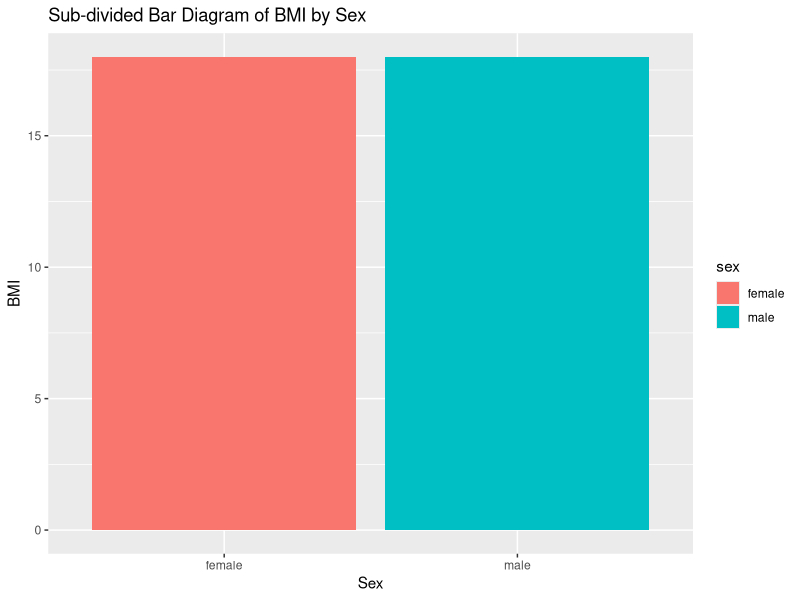
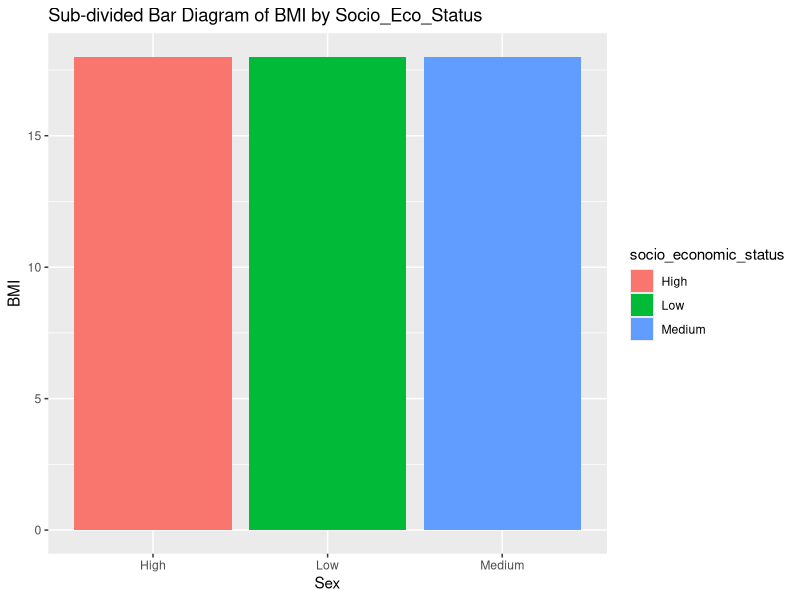
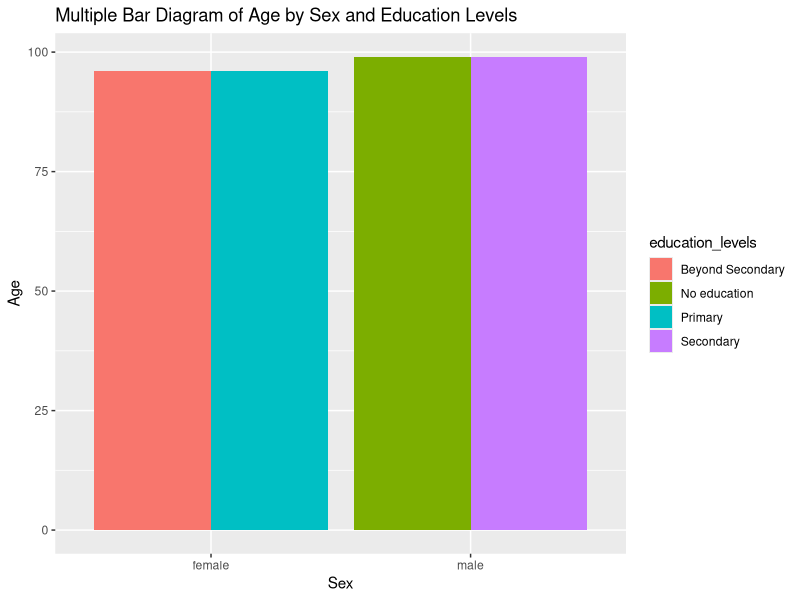
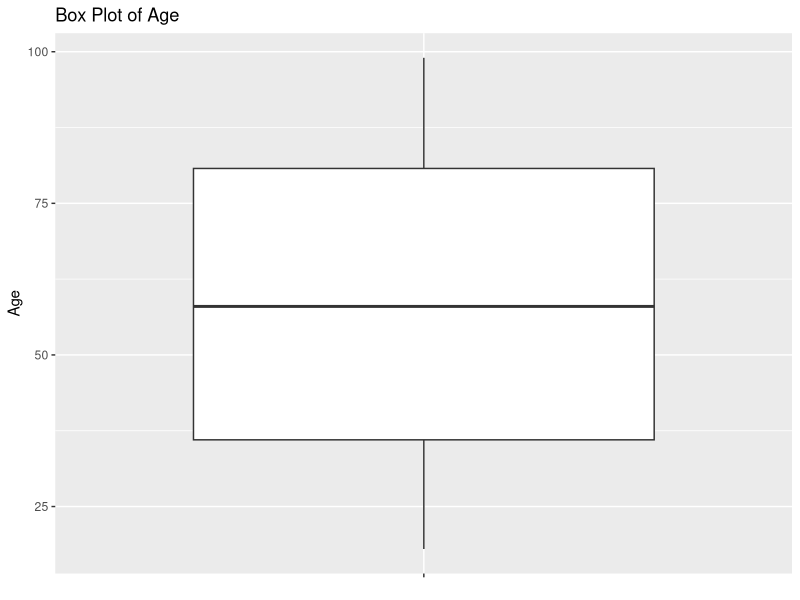
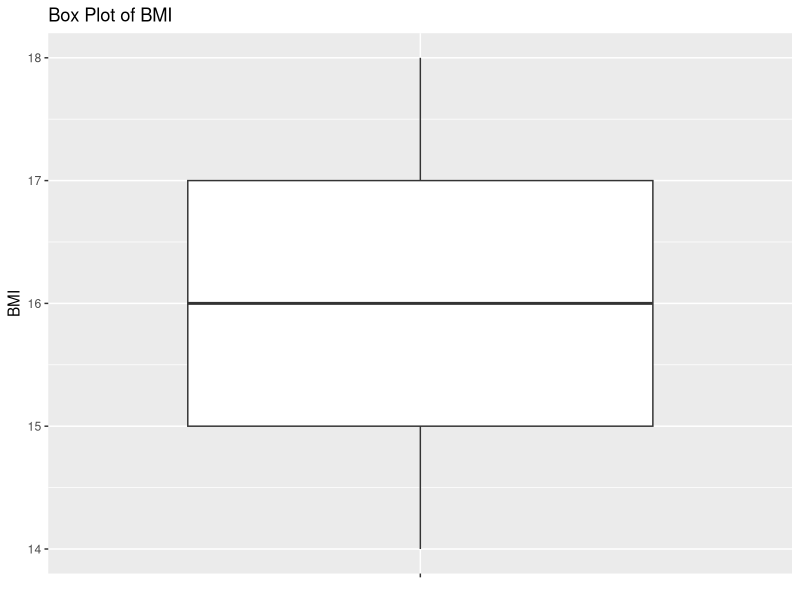
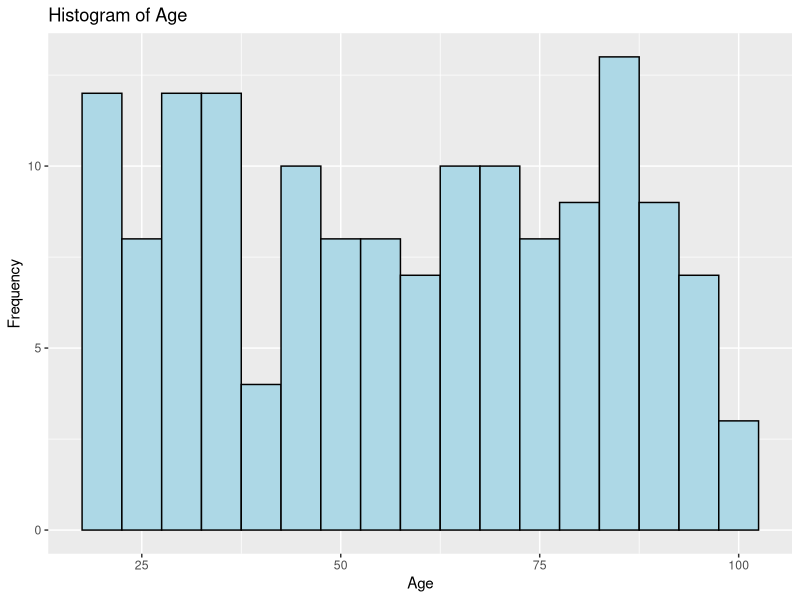
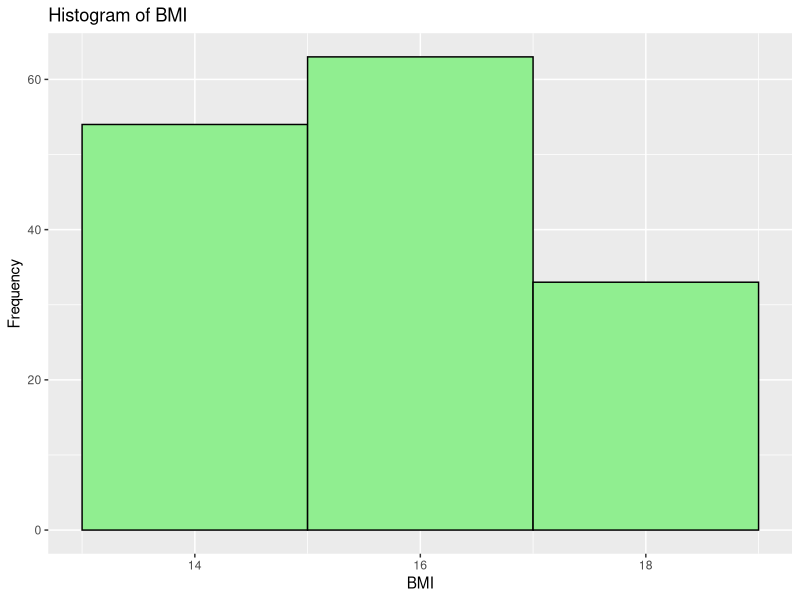

Recreate these plots in R, in order.

# a)
set.seed(7916025)
data_count = 150
age <- sample(c(18:99),data_count, replace = T)
set.seed(7916025)
sex <- as.factor(sample(c("male","female"),data_count, replace = T))
set.seed(7916025)
education_levels <- as.factor(sample(c("No education","Primary","Secondary","Beyond Secondary"),data_count,replace = T))
set.seed(7916025)
socio_economic_status <- as.factor(sample(c("Low","Medium","High"),data_count,replace = T))
set.seed(7916025)
BMI <- sample(c(14:18),data_count, replace = T)

dataset6 <- data.frame(age,sex,education_levels,socio_economic_status,BMI)

# b)
library(ggplot2)

# Sub-divided bar diagram of BMI by sex
ggplot(dataset6, aes(x = sex, y = BMI, fill = sex)) +
  geom_bar(position = "dodge", stat = "identity") +
  labs(title = "Sub-divided Bar Diagram of BMI by Sex",
       x = "Sex", y = "BMI")

# Sub-divided bar diagram of BMI by Socio Economic status
ggplot(dataset6, aes(x = socio_economic_status, y = BMI, fill = socio_economic_status)) +
  geom_bar(position = "dodge", stat = "identity") +
  labs(title = "Sub-divided Bar Diagram of BMI by Socio_Eco_Status",
       x = "Sex", y = "BMI")


# c)

# Multiple bar diagram of age variable with sex and education_levels variables
ggplot(dataset6, aes(x = sex, y = age, fill = education_levels)) +
  geom_bar(position = "dodge", stat = "identity") +
  labs(title = "Multiple Bar Diagram of Age by Sex and Education Levels",
       x = "Sex", y = "Age")

# d)
# Box plot of age
ggplot(dataset6, aes(x = "", y = age)) +
  geom_boxplot() +
  labs(title = "Box Plot of Age", x = NULL, y = "Age")

# Box plot of BMI
ggplot(dataset6, aes(x = "", y = BMI)) +
  geom_boxplot() +
  labs(title = "Box Plot of BMI", x = NULL, y = "BMI")

# e)
# Histogram of age
ggplot(dataset6, aes(x = age)) +
  geom_histogram(binwidth = 5, fill = "lightblue", color = "black") +
  labs(title = "Histogram of Age", x = "Age", y = "Frequency")

# Histogram of BMI
ggplot(dataset6, aes(x = BMI)) +
  geom_histogram(binwidth = 2, fill = "lightgreen", color = "black") +
  labs(title = "Histogram of BMI", x = "BMI", y = "Frequency")


